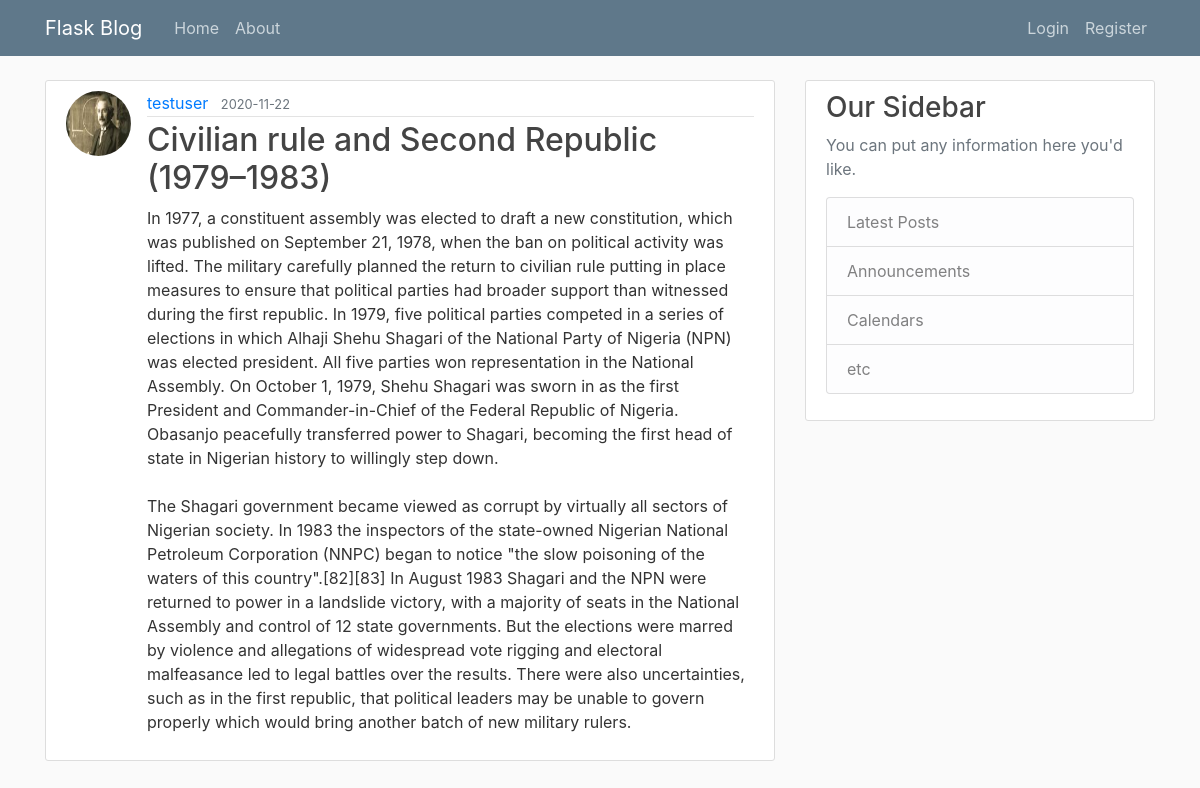
/post/6, run on the app's committed database.
### flaskblog/models.py (models this page shows, shortened)
class User(db.Model, UserMixin):
    id = db.Column(db.Integer, primary_key=True)
    username = db.Column(db.String(20), unique=True, nullable=False)
    email = db.Column(db.String(120), unique=True, nullable=False)
    image_file = db.Column(db.String(20), nullable=False, default='default.jpg')
    password = db.Column(db.String(60), nullable=False)
    posts = db.relationship('Post', backref='author', lazy=True)

class Post(db.Model):
    id = db.Column(db.Integer, primary_key=True)
    title = db.Column(db.String(100), nullable=False)
    date_posted = db.Column(db.DateTime, nullable=False, default=datetime.utcnow)
    content = db.Column(db.Text, nullable=False)
    user_id = db.Column(db.Integer, db.ForeignKey('user.id'), nullable=False)

### flaskblog/routes.py (the view)
@app.route("/post/<int:post_id>")
def post(post_id):
    post = Post.query.get_or_404(post_id)
    return render_template('post.html', title=post.title, post=post)

### flaskblog/templates/post.html (shortened to what this page needs)
{% extends "layout.html" %}
{% block content %}
	<article class="media content-section">
	  <img class="rounded-circle article-img" src="{{ url_for('static', filename='profile_pic/' + post.author.image_file) }}">
	  <div class="media-body">
	    <div class="article-metadata">
	      <a class="mr-2" href="#">{{ post.author.username }}</a>
	      <small class="text-muted">{{ post.date_posted.strftime('%Y-%m-%d') }}</small>
	    </div>
	    <h2 class="article-title">{{ post.title }}</h2>
	    <p class="article-content">{{ post.content }}</p>
	  </div>
	</article>
{% endblock content %}

### flaskblog/static/main.css (style rules this page uses)
body { background: #fafafa; color: #333333; margin-top: 5rem; }
h1, h2, h3, h4, h5, h6 { color: #444444; }
.content-section { background: #ffffff; padding: 10px 20px; border: 1px solid #dddddd; border-radius: 3px; margin-bottom: 20px; }
.article-title { color: #444444; }
.article-content { white-space: pre-line; }
.article-img { height: 65px; width: 65px; margin-right: 16px; }
.article-metadata { padding-bottom: 1px; margin-bottom: 4px; border-bottom: 1px solid #e3e3e3 }

### data on the page
User: image_file (picture), author.username "testuser"
Post: date_posted "2020-11-22", title "Civilian rule and Second Republic (1979–1983)", content "In 1977, a constituent assembly was elected to draft a new constitution, which was published on September 21, 1978, when the ban on political activity was lifted. The military carefully planned the return to civilian rule putting in place measures to ensure that political parties had broader support than witnessed during the first republic. In 1979, five political parties competed in a series of elections in which Alhaji Shehu Shagari of the National Party of Nigeria (NPN) was elected president. All five parties won representation in the National Assembly. On October 1, 1979, Shehu Shagari was sworn in as the first President and Commander-in-Chief of the Federal Republic of Nigeria.…"
